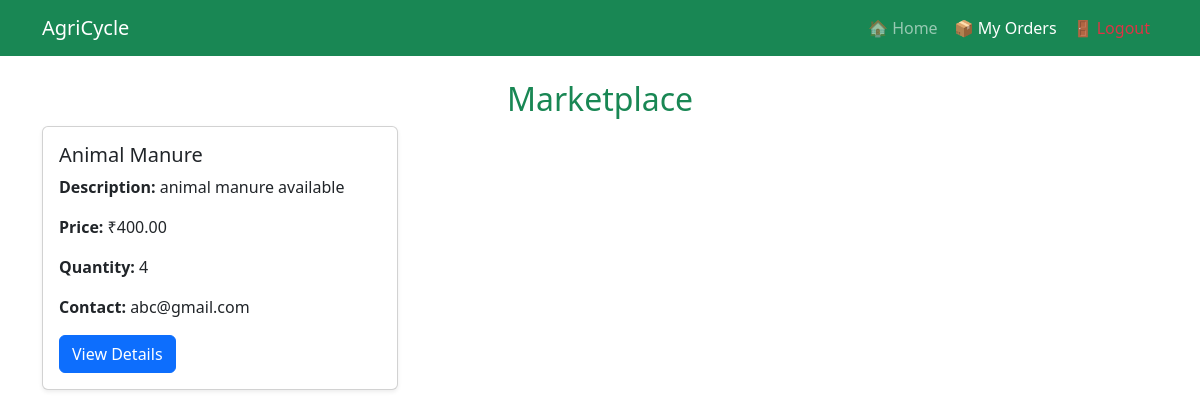
Before: /marketplace/index.php with the older database file.
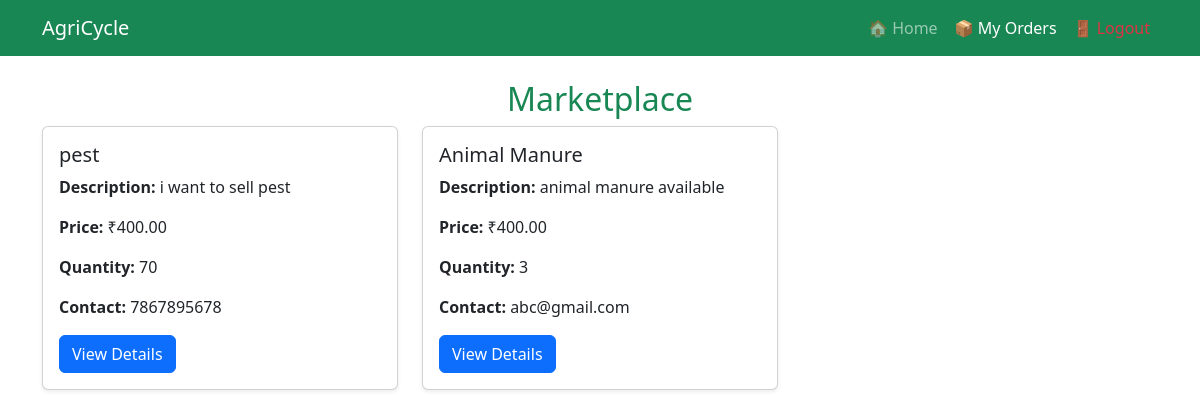
After: the same page with the newer database file.
### tables this page shows
CREATE TABLE `marketplace_items` (
  `id` int(11) NOT NULL,
  `user_id` int(11) NOT NULL,
  `item_name` varchar(255) NOT NULL,
  `description` text NOT NULL,
  `price` decimal(10,2) NOT NULL,
  `quantity` int(11) NOT NULL,
  `contact_info` varchar(255) NOT NULL,
  `created_at` timestamp NOT NULL DEFAULT current_timestamp()
);

### marketplace/index.php (the view, shortened to what this page needs)
<?php
include '../config/db_connect.php';
$query = "SELECT id, item_name, description, price, quantity, contact_info, user_id AS seller_id
          FROM marketplace_items
          WHERE quantity > 0
          ORDER BY created_at DESC";
$result = mysqli_query($conn, $query);
$items = mysqli_fetch_all($result, MYSQLI_ASSOC);
?>
<!DOCTYPE html>
<html lang="en">
<head>
    <link rel="stylesheet" href="../marketplace/styles.css">
    <link rel="stylesheet" href="https://cdn.jsdelivr.net/npm/bootstrap@5.3.0/dist/css/bootstrap.min.css">
</head>
<body>
<nav class="navbar navbar-expand-lg navbar-dark bg-success">
  <div class="container">
    <a class="navbar-brand" href="index.php">AgriCycle</a>
    <div class="collapse navbar-collapse justify-content-end">
      <ul class="navbar-nav">
        <li class="nav-item">
            <a class="nav-link" href="../dashboard/buyer_dashboard.php">🏠 Home</a>
        </li>
        <li class="nav-item">
            <a class="nav-link active" href="../orders.php">📦 My Orders</a>
        </li>
        <li class="nav-item">
            <a class="nav-link text-danger" href="auth/logout.php">🚪 Logout</a>
        </li>
      </ul>
    </div>
  </div>
</nav>
<div class="container mt-4">
    <h2 class="text-center text-success">Marketplace</h2>
    <div class="row">
        <?php if (empty($items)): ?>
            <p class="text-center">No items available in the marketplace.</p>
        <?php else: ?>
            <?php foreach ($items as $item): ?>
                <div class="col-md-4 mb-4">
                    <div class="card shadow-sm">
                        <div class="card-body">
                            <h5 class="card-title"><?= htmlspecialchars($item['item_name']) ?></h5>
                            <p class="card-text"><strong>Description:</strong> <?= htmlspecialchars($item['description']) ?></p>
                            <p class="card-text"><strong>Price:</strong> ₹<?= htmlspecialchars($item['price']) ?></p>
                            <p class="card-text"><strong>Quantity:</strong> <?= htmlspecialchars($item['quantity']) ?></p>
                            <p class="card-text"><strong>Contact:</strong> <?= htmlspecialchars($item['contact_info']) ?></p>
                            <a href="view_item.php?id=<?= $item['id'] ?>" class="btn btn-primary">View Details</a>
                        </div>
                    </div>
                </div>
            <?php endforeach; ?>
        <?php endif; ?>
    </div>
</div>
</body>
</html>

Changed rows visible on the page:
added marketplace_items: item_name "pest", description "i want to sell pest", price "400.00", quantity "70", contact_info "7867895678"
changed marketplace_items "Animal Manure": quantity "4" → "3"
